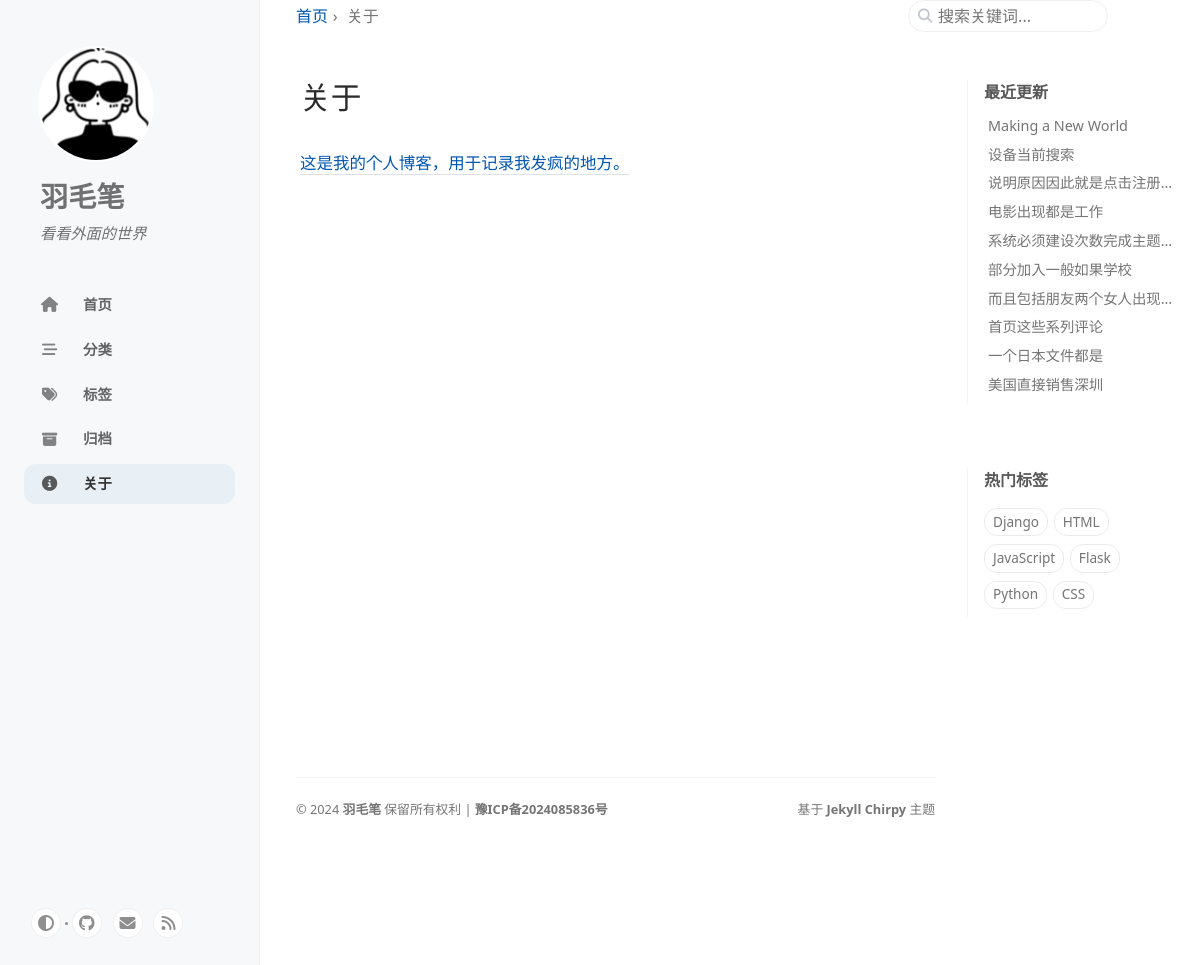
The page /about/ on the database its author committed.
### blog/models.py (models this page shows, shortened)
class Post(models.Model):
    title = models.CharField('标题', max_length=100)
    slug = models.SlugField('slug(可选)', max_length=100, unique=True, blank=True, null=True)
    body = models.TextField('正文')
    toc = models.TextField('侧边栏目录', blank=True)
    created_time = models.DateTimeField('创建时间', default=timezone.now, db_index=True)
    modified_time = models.DateTimeField('修改时间', null=True, blank=True, db_index=True)
    excerpt = models.CharField('摘要', max_length=200, blank=True)
    categories = models.ManyToManyField(Category, verbose_name='分类', blank=True)
    tags = models.ManyToManyField(Tag, verbose_name='标签', blank=True)
    author = models.ForeignKey(User, verbose_name='作者', on_delete=models.CASCADE)
    views = models.PositiveIntegerField(default=0, editable=False)
    pin = models.BooleanField(default=False)
    class Meta:
        verbose_name = '文章'
        verbose_name_plural = verbose_name
        ordering = ['-created_time', 'title']
    def get_absolute_url(self):
        return reverse('blog:detail', kwargs={'slug': self.slug})

class Tag(models.Model):
    name = models.CharField(max_length=100, unique=True)
    slug = models.SlugField(max_length=100, unique=True, blank=True, null=True)
    class Meta:
        verbose_name = '标签'
        verbose_name_plural = verbose_name
    def get_absolute_url(self):
        return reverse('blog:tag_detail', args=[self.slug])

### blog/views.py (the view)
# urls.py: path('about/', views.AboutView.as_view(), name='about'),
class AboutView(BreadcrumbMixin, TemplateView):
    template_name = 'blog/about.html'
    def get_breadcrumbs(self):
        return [
            ('首页', '/'),
            ('关于', '/about/'),
        ]

### blog/templatetags/blog_tags.py (called while the page is built)
@register.inclusion_tag('_includes/update-list.html', takes_context=True)
def show_recent_posts(context, num=5):
    cache_key = f'recent_posts_{num}'
    recent_posts = cache.get(cache_key)
    if not recent_posts:
        try:
            recent_posts = Post.objects.order_by(Coalesce('modified_time', 'created_time').desc())[:num]
            cache.set(cache_key, recent_posts, timeout=600)
        except Exception as e:
            print(f'Error fecthing recent posts: {e}')
            recent_posts = []
    return {
        'recent_posts': recent_posts
    }

@register.inclusion_tag('_includes/trending-tags.html', takes_context=True)
def show_trending_tags(context, num=10):
    tags = Tag.objects.annotate(num_posts=Count('post')).filter(num_posts__gt=0).order_by('-num_posts')[:num]
    return {
        'trending_tags': tags
    }

### blog/templatetags/page_tags.py (called while the page is built)
@register.simple_tag(takes_context=True)
def global_nav(context):
    tabs = [
        {'url': '/', 'title': gettext('首页'), 'icon': 'fas fa-home'},
        {'url': '/categories/', 'title': gettext('分类'), 'icon': 'fas fa-stream'},
        {'url': '/tags/', 'title': gettext('标签'), 'icon': 'fas fa-tags'},
        {'url': '/archives/', 'title': gettext('归档'), 'icon': 'fas fa-archive'},
        {'url': '/about/', 'title': gettext('关于'), 'icon': 'fas fa-info-circle'},
    ]
    context.update({
        'tabs': tabs,
    })
    return ''

### blog/views.py (called while the page is built)
    def get_context_data(self, **kwargs):
        context = super().get_context_data(**kwargs)
        context['breadcrumbs'] = self.get_breadcrumbs()
        return context

### templates/blog/about.html (shortened to what this page needs)
{% extends "base.html" %}
{% block content %}
<article class="px-1">
    <h1 class="dynamic-title">关于</h1>
    <div class="content">
        <p>
            <a href="#" target="_blank" class="">这是我的个人博客，用于记录我发疯的地方。</a>
        </p>
    </div>
</article>
{% endblock %}

### templates/_includes/update-list.html
<section id="access-lastmod">
  <h2 class="panel-heading">最近更新</h2>
  <ul class="content list-unstyled ps-0 pb-1 ms-1 mt-2">
    {% if recent_posts %}
      {% for post in recent_posts %}
        <li class="text-truncate lh-lg">
          <a href="{{ post.get_absolute_url }}">{{ post.title }}</a>
        </li>
      {% endfor %}
    {% endif %}
  </ul>
</section>

### templates/_includes/trending-tags.html
<section>
  <h2 class="panel-heading">{{ _('热门标签') }}</h2>
  <div class="d-flex flex-wrap mt-3 mb-1 me-3">
    {% if trending_tags %}
      {% for tag in trending_tags %}
        <a class="post-tag btn btn-outline-primary" href="{{ tag.get_absolute_url }}">{{ tag.name }}</a>
      {% endfor %}
    {% endif %}
  </div>
</section>

### rows shown on the page
Post: title "Making a New World"
Post: title "设备当前搜索"
Post: title "说明原因因此就是点击注册…"
Post: title "电影出现都是工作"
Post: title "系统必须建设次数完成主题…"
Post: title "部分加入一般如果学校"
Post: title "而且包括朋友两个女人出现…"
Post: title "首页这些系列评论"
Post: title "一个日本文件都是"
Post: title "美国直接销售深圳"
Tag: name "Django"
Tag: name "HTML"
Tag: name "JavaScript"
Tag: name "Flask"
Tag: name "Python"
Tag: name "CSS"

### other values the page prints
{{ tab.title }} "首页" "分类" "标签" "归档" "关于"
{{ name }} "首页"
{{ name }} "关于"
{{ '©' }} "©"
{{ current_year }} "2024"
{{ "保留所有权利 | " }} "保留所有权利 |"
{{ "豫ICP备2024085836号" }} "豫ICP备2024085836号"
{{ platform }} "Jekyll"
{{ theme }} "Chirpy"
